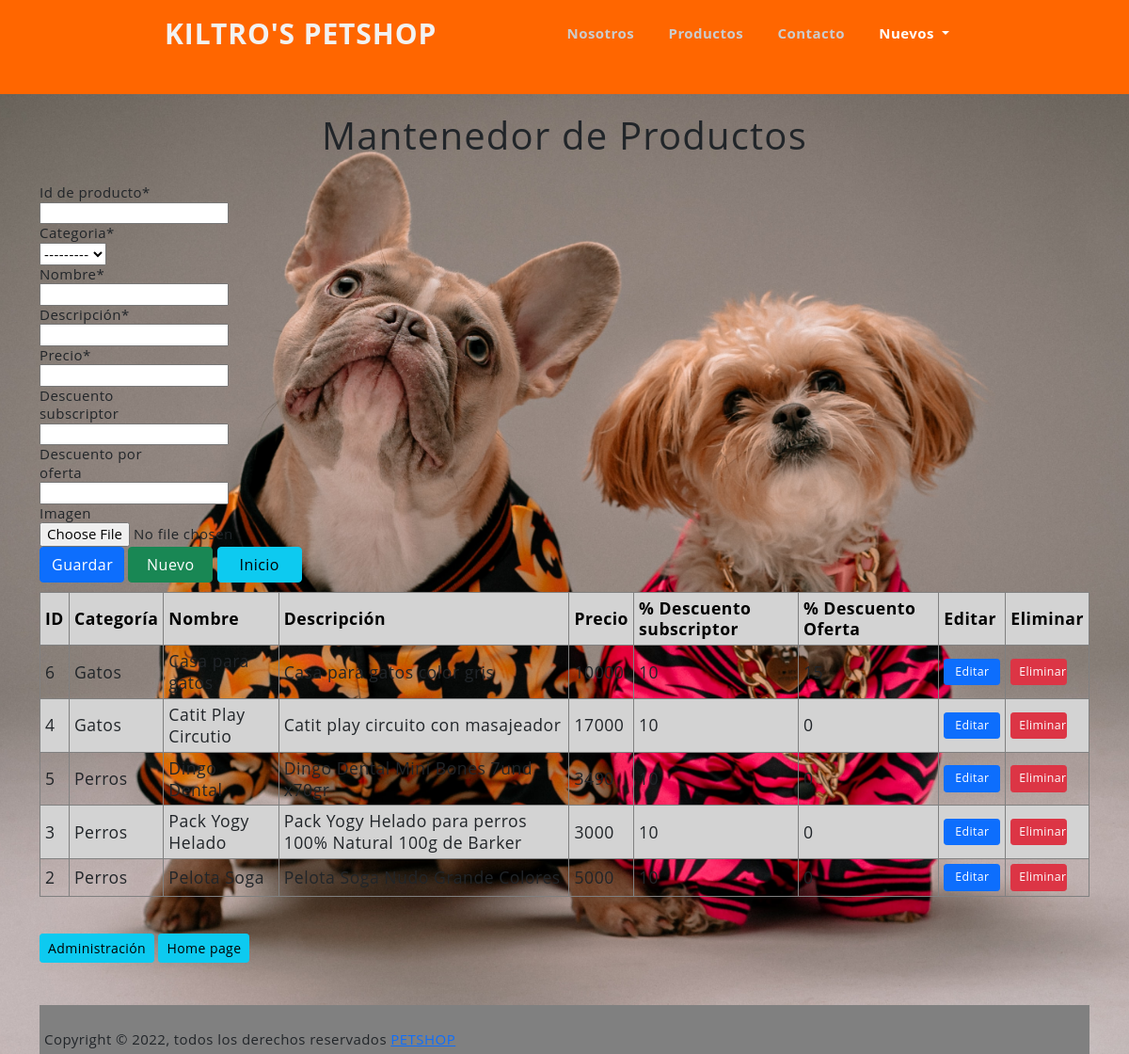
Page /Mantenedor_productos/ins/-1 on the committed database.
### core/models.py (models this page shows, shortened)
class Producto(models.Model):
    id = models.CharField(max_length=6, primary_key=True, verbose_name="Id de producto")
    categoria = models.ForeignKey(Categoria, on_delete=models.DO_NOTHING)
    nombre =  models.CharField(max_length=80, blank=False, null=False, verbose_name="Nombre")
    descripcion =  models.CharField(max_length=80, blank=False, null=False, verbose_name="Descripción")
    precio =  models.CharField(max_length=80, blank=False, null=False, verbose_name="Precio")
    descuentosub =  models.CharField(max_length=80, blank=True, null=True, verbose_name="Descuento subscriptor")
    descuentoferta =  models.CharField(max_length=80, blank=True, null=True, verbose_name="Descuento por oferta")
    cantidad =  models.CharField(max_length=80, blank=False, null=True, verbose_name="Cantidad")
    imagen = models.ImageField(upload_to="images/", default="sinfoto.jpg", null=True, blank=True, verbose_name="Imagen")

class Categoria(models.Model):
    idCategoria = models.IntegerField(primary_key=True, verbose_name="Id de categoría")
    nombreCategoria = models.CharField(max_length=80, blank=False, null=False, verbose_name="Nombre de la categoría")
    def __str__(self):
        return self.nombreCategoria

### core/views.py (the view, shortened to what this page needs)
# urls.py: path('Mantenedor_productos/<action>/<id>', Mantenedor_productos, name='Mantenedor_productos'),
def Mantenedor_productos(request, action, id):
    data = {"mesg": "", "form": ProductoForm, "action": action, "id": id}
    if action == 'ins':
        if request.method == "POST":
            form = ProductoForm(request.POST, request.FILES)
            if form.is_valid:
                try:
                    form.save()
                    data["mesg"] = "¡El Producto fue creado correctamente!"
                except:
                    data["mesg"] = "¡No se puede crear dos Productos con el mismo id!"
    data["list"] = Producto.objects.all().order_by('nombre')
    return render(request, "core/Mantenedor_productos.html", data )

### core/templates/core/Mantenedor_productos.html (shortened to what this page needs)
{% extends 'core/base.html' %}
{% load static %}
{% block css%}
    <link rel="stylesheet" href="{% static 'core/css/forms.css' %}">
{% endblock %}
{% block content %}
{% load crispy_forms_tags %}
<body>
    <div class="container">
        <div>
        <br>
        <h1 style="text-align: center !important;">
            Mantenedor de Productos
        </h1>
        <br>
        <div>
        {% if form %}
        <form method="POST" action="" enctype="multipart/form-data" id="formulario">
            <div class="form-group">
                {% csrf_token %} {{ form | crispy }}
            </div>
            <input type="submit" class="btn btn-primary btnwidth" id="id_guardar" value="Guardar">
            <a class="btn btn-success btnwidth" href="{% url 'Mantenedor_productos' 'ins' -1 %}">Nuevo</a>
            <a class="btn btn-info btnwidth" href="{% url 'index' %}">Inicio</a>
        </form>
        {% endif %}
        {% if list %}
        <table id="tabla_datos">
            <thead>
                <tr>
                    <th>ID</th>
                    <th>Categoría</th>
                    <th>Nombre</th>
                    <th>Descripción</th>
                    <th>Precio</th>
                    <th>% Descuento subscriptor</th>
                    <th>% Descuento Oferta</th>
                    <th class="titulo_boton">Editar</th>
                    <th class="titulo_boton">Eliminar</th>
                </tr>
            </thead>
            <tbody>
                {% for ve in list %}
                <tr>
                    <td>{{ ve.id }}</td>
                    <td>{{ ve.categoria }}</td>
                    <td>{{ ve.nombre }}</td>
                    <td>{{ ve.descripcion }}</td>
                    <td>{{ ve.precio }}</td>
                    <td>{{ ve.descuentosub }}</td>
                    <td>{{ ve.descuentoferta }}</td>
                    <td><a href="{% url 'Mantenedor_productos' 'upd' ve.id %}"
                        class="btn btn-primary btn-sm boton_chico">Editar</a></td>
                    <td><a href="{% url 'Mantenedor_productos' 'del' ve.id %}"
                        class="btn btn-danger btn-sm boton_chico">Eliminar</a></td>
                </tr>
                {% endfor %}
            </tbody>
        </table>
        {% endif %}
        <br>
        <a href="http://127.0.0.1:8000/admin" class="btn btn-info btn-sm">Administración</a>
        <a href="{% url 'index' %}" class="btn btn-info btn-sm">Home page</a>
    </div>
{% endblock content %}

### core/static/core/css/style.css (style rules this page uses)
* { margin: 0; padding: 0; box-sizing: border-box; font-family: sans-serif; letter-spacing: 0.03em; line-height: 1.3; }
body { margin: 0; padding: 0; background: url(../img/background.jpg) no-repeat center top; background-size: cover; font-family: sans-serif; height: 100vh; }
* { margin: 0; padding: 0; box-sizing: border-box; font-family: 'Open sans'; }
body { background-image: url(img/header1.jpg); background-position: center center; background-repeat: no-repeat; background-size: cover; background-attachment: fixed; font-size: 15px; }
body { margin: 0; font-family: sans-serif; }
table { width: 100%; border-collapse: collapse; font-size: 1.1rem; }
th,td { padding: 15px; text-align: left; border-bottom: 1px solid #d3d3d3; }

### core/static/core/css/forms.css (style rules this page uses)
#formulario label { width: 150px; }
.btnwidth { width: 90px; }
#tabla_datos { width: 100%; margin: auto; border-collapse: collapse; border: 1px solid gray; margin-top: 10px; margin-bottom: 20px; }
#tabla_datos th, td { border: 1px solid gray; padding: 5px; }
#tabla_datos th { background-color: lightgray; color: black; }
#tabla_datos tr:nth-child(even) { background-color: lightgray; }
.titulo_boton { width: 65; }
.boton_chico { font-size: 0.7em; width: 60px; }

### rows in the picture
Producto: id "6", categoria "Gatos", nombre "Casa para gatos", descripcion "Casa para gatos color gris", precio "10000", descuentosub "10", descuentoferta "15"
Producto: id "4", categoria "Gatos", nombre "Catit Play Circutio", descripcion "Catit play circuito con masajeador", precio "17000", descuentosub "10", descuentoferta "0"
Producto: id "5", categoria "Perros", nombre "Dingo Dental", descripcion "Dingo Dental Mini Bones 7und x70gr", precio "3490", descuentosub "10", descuentoferta "0"
Producto: id "3", categoria "Perros", nombre "Pack Yogy Helado", descripcion "Pack Yogy Helado para perros 100% Natural 100g de Barker", precio "3000", descuentosub "10", descuentoferta "0"
Producto: id "2", categoria "Perros", nombre "Pelota Soga", descripcion "Pelota Soga Nudo Grande Colores", precio "5000", descuentosub "10", descuentoferta "0"
